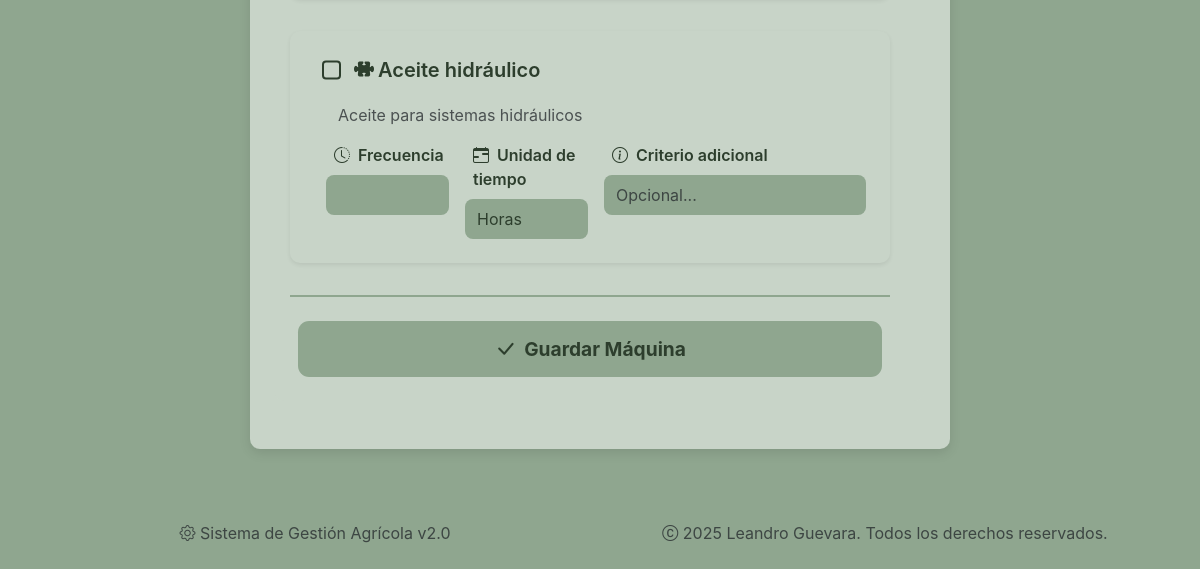
/maquina/agregar (lower part), run on an earlier commit of the app's database.
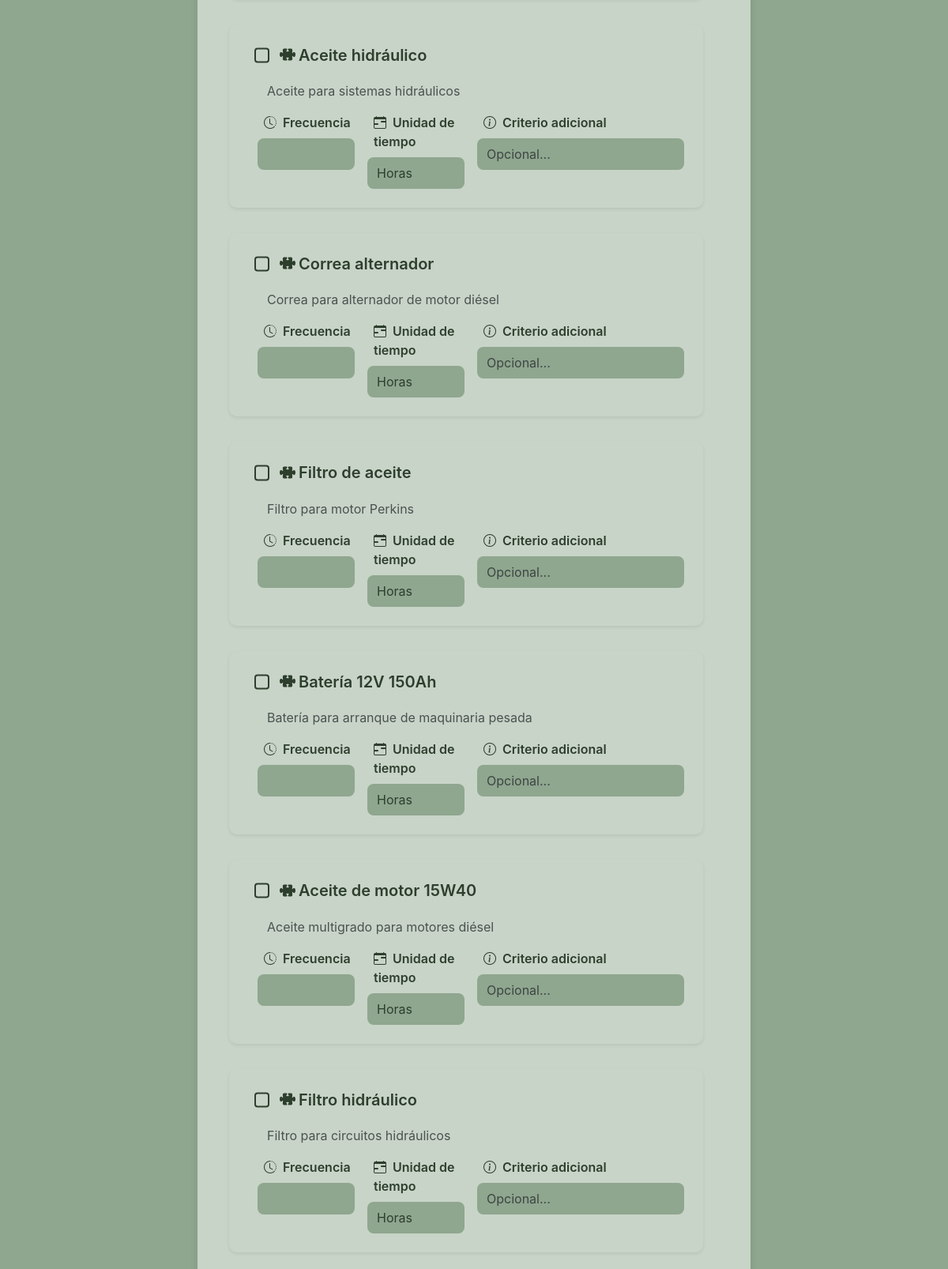
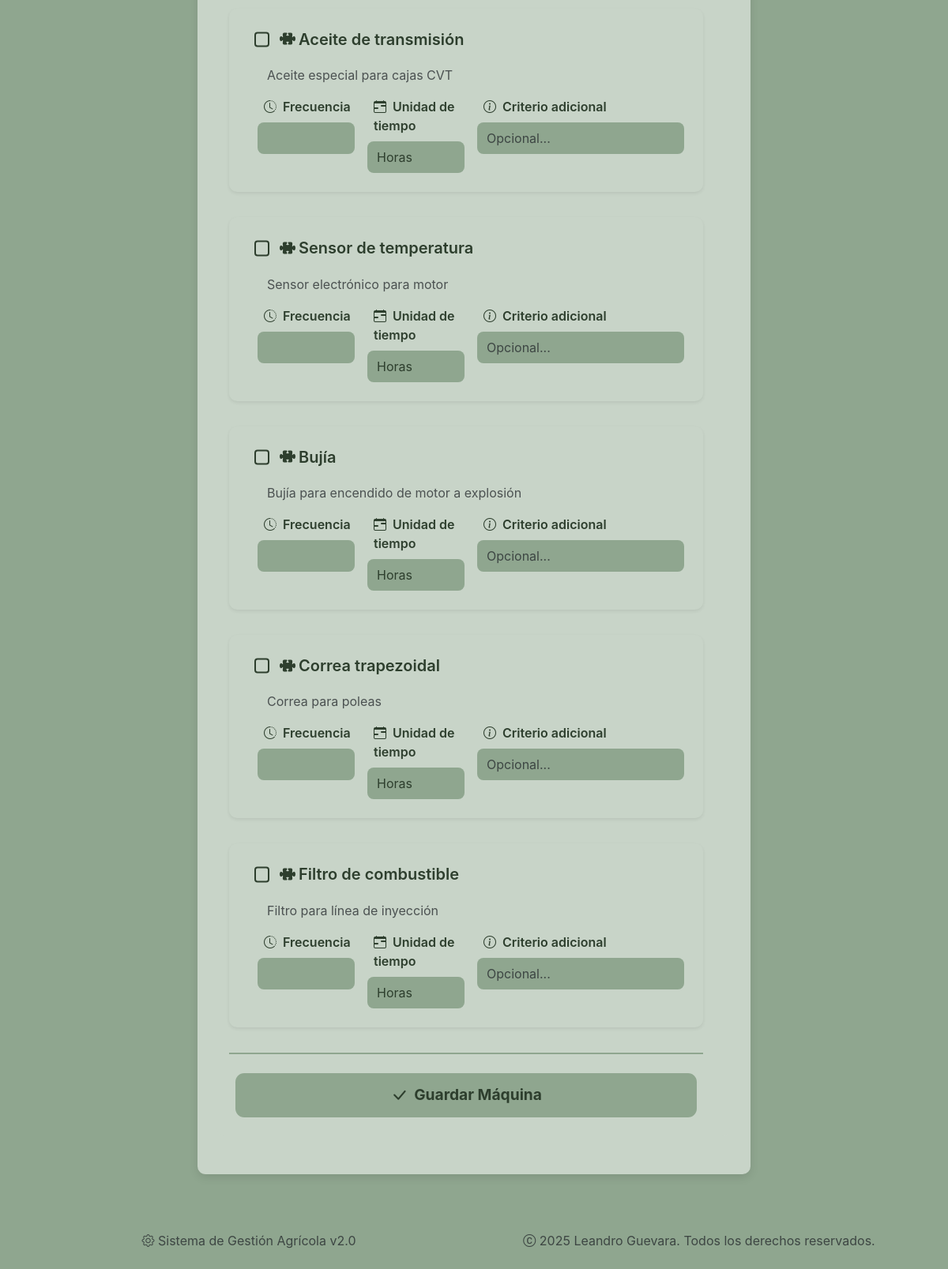
And on a later commit of the database (2 pictures, top to bottom).
### sistema_gestion_agricola/models/componente.py (models this page shows)
class Componente(db.Model):
    __tablename__ = 'componentes'
    ID = db.Column(db.Integer, primary_key=True, autoincrement=True)
    ID_Componente = db.Column(db.String, unique=True)
    Nombre = db.Column(db.String, nullable=False)
    Descripcion = db.Column(db.String)
    Tipo = db.Column(db.String)
    Foto = db.Column(db.String)
    Marca = db.Column(db.String)
    Modelo = db.Column(db.String)
    Precio = db.Column(db.Float)

### sistema_gestion_agricola/routes/maquinas.py (the view, shortened to what this page needs)
@maquinas_bp.route('/agregar', methods=['GET', 'POST'])
def agregar_maquina():
    from werkzeug.utils import secure_filename
    from flask import current_app
    import os
    conn = get_db_connection()
    componentes = conn.execute('SELECT * FROM componentes').fetchall()
    conn.close()
    return render_template('maquinas/agregar.html', componentes=componentes)

### sistema_gestion_agricola/utils/db.py (called while the page is built)
def get_db_connection():
    conn = sqlite3.connect('sistema_gestion_agricola.db', timeout=10)
    conn.row_factory = sqlite3.Row
    return conn

### sistema_gestion_agricola/templates/maquinas/agregar.html (shortened to what this page needs)
{% extends "base.html" %}
{% block content %}
<div class="page-wrapper">
    <div class="card-section hidden-item mb-4 mx-auto" style="max-width: 700px;">
        <div class="mt-0 card-section hidden-item" style="box-shadow: none; max-width: 650px;">
        <form method="POST" enctype="multipart/form-data" novalidate
            class="mt-0 hidden-item row g-3 needs-validation">
            {% for c in componentes %}
            <div class="card-section shadow-sm mb-3 hidden-item clickable-card"
                data-name="{{ c.Nombre|lower }}"
                data-description="{{ c.Descripcion|lower }}"
                data-type="{{ c.Tipo|lower if c.Tipo else '' }}">
                <div class="card-body d-flex flex-column">
                    <div class="custom-checkbox-wrapper d-flex align-items-center gap-2 mb-2">
                    <label for="comp_{{ c.ID }}"
                        class="custom-checkbox-label fw-semibold fs-5">
                        <i class="bi bi-puzzle-fill me-1"></i>
                        {{ c.Nombre }}
                    </label>
                    </div>
                    <p class="text-muted mb-3 ms-4">
                    {{ c.Descripcion or "Sin descripción" }}
                    </p>
                    <div class="row g-3 ms-1">
                    <div class="col-md-3">
                        <label for="frecuencia_{{ c.ID }}" class="form-label">
                        <i class="bi bi-clock-history me-1"></i> Frecuencia
                        </label>
                        <input type="number"
                            name="frecuencia_{{ c.ID }}"
                            id="frecuencia_{{ c.ID }}"
                            class="form-control"
                            min="1">
                    </div>
                    <div class="col-md-3">
                        <label for="unidad_{{ c.ID }}" class="form-label">
                        <i class="bi bi-calendar-range me-1"></i> Unidad de tiempo
                        </label>
                        <select name="unidad_{{ c.ID }}"
                                id="unidad_{{ c.ID }}"
                                class="form-select">
                        <option value="horas">Horas</option>
                        </select>
                    </div>
                    <div class="col-md-6">
                        <label for="criterio_{{ c.ID }}" class="form-label">
                        <i class="bi bi-info-circle me-1"></i> Criterio adicional
                        </label>
                        <input type="text"
                            name="criterio_{{ c.ID }}"
                            id="criterio_{{ c.ID }}"
                            class="form-control"
                            placeholder="Opcional...">
                    </div>
                    </div>
                </div>
            </div>
            {% endfor %}
            <div class="d-flex gap-3 mt-2 pt-2 custom-border justify-content-center">
                <button type="submit" class="btn btn-agri-primary w-100" style="border: transparent;">
                    <i class="bi bi-check-lg"></i> Guardar Máquina
                </button>
            </div>
        </form>
    </div>
</div>
{% endblock %}

What changed in the data, as far as the page shows it:
added Componente: Nombre "Correa alternador", Descripcion "Correa para alternador de motor diésel", ID "Horas"
added Componente: Nombre "Filtro de aceite", Descripcion "Filtro para motor Perkins", ID "Horas"
added Componente: Nombre "Batería 12V 150Ah", Descripcion "Batería para arranque de maquinaria pesada", ID "Horas"
added Componente: Nombre "Aceite de motor 15W40", Descripcion "Aceite multigrado para motores diésel", ID "Horas"
added Componente: Nombre "Filtro hidráulico", Descripcion "Filtro para circuitos hidráulicos", ID "Horas"
added Componente: Nombre "Aceite de transmisión", Descripcion "Aceite especial para cajas CVT", ID "Horas"
added Componente: Nombre "Sensor de temperatura", Descripcion "Sensor electrónico para motor", ID "Horas"
added Componente: Nombre "Bujía", Descripcion "Bujía para encendido de motor a explosión", ID "Horas"
added Componente: Nombre "Correa trapezoidal", Descripcion "Correa para poleas", ID "Horas"
added Componente: Nombre "Filtro de combustible", Descripcion "Filtro para línea de inyección", ID "Horas"
